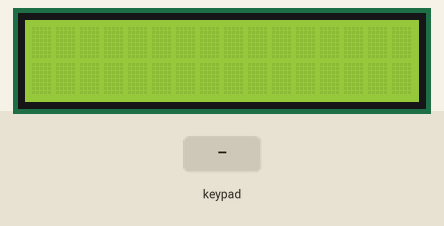
Bench run of a sketch on a simulated Arduino Uno, built with avr-gcc and run on an emulated ATmega328P. Shown: 16×2 character LCD. Inputs (shaded band) come from the test bench.

Above: at 1.2 s.
1.3 s: keypad keys 4 3 2 1 # pressed 0.4 s apart
At 3.6 s:
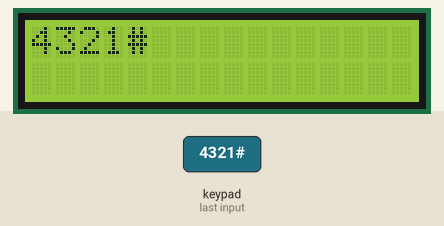
4.8 s: key '*' pressed
At 5.1 s:
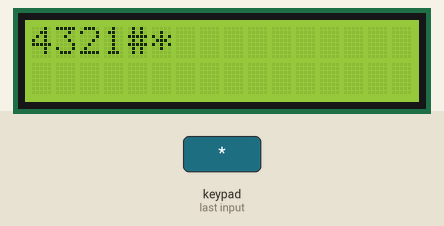
6.3 s: key '#' pressed
At 7.5 s:
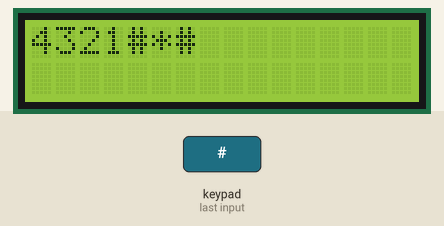
7.8 s: keypad keys 4 3 2 1 * pressed 0.4 s apart
At 9.9 s:
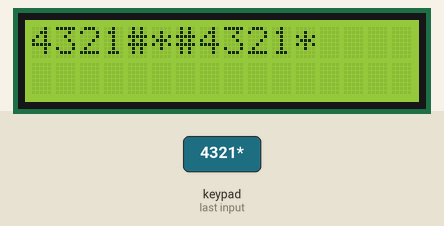
11.3 s: keypad keys 7 6 5 # pressed 0.4 s apart
At 13.5 s:
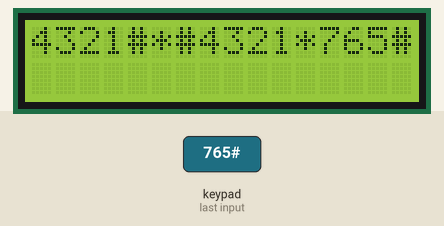
Timing chart, 0 to 15.0 s (numbered marks = the images above; inputs shaded):
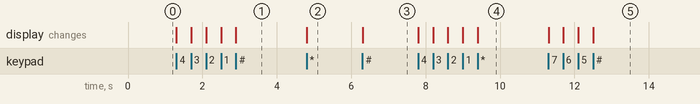

The sketch:

Reading_Keypad.ino
```cpp
//Proyek #7: Reading Keypad
#include <Keypad.h>
#include <LiquidCrystal.h>
LiquidCrystal lcd(13,12,11,10,9,8);
const byte JmlBaris = 4; // 4 baris
const byte JmlKolom = 3; //3 kolom
char keys[JmlBaris][JmlKolom] = {
  {'1','2','3'},
  {'4','5','6'},
  {'7','8','9'},
  {'*','0','#'}
};
//hubungkan pin baris keypad dengan pin arduino
  byte PinBaris[JmlBaris] = {4,3,2,1};
// hubungkan pin kolom keypad dengan pin arduino
byte PinKolom[JmlKolom] = {7, 6, 5};
int count=0;
Keypad keypad = Keypad(makeKeymap(keys), PinBaris, PinKolom, JmlBaris, JmlKolom );
void setup(){
  lcd.begin(16,2);
}

void loop()
{

  char key = keypad.getKey();//cek jika tombol ditekan
  if (key != NO_KEY)
  {
    lcd.print(key); //cetak ke LCD
    count++; //pindahkan karakter kebaris lcd berikutnya setelah penekanan tombol
  }
}
```

Measured:
- after the input at 1.3 s, the display: first changes at once (image 1 shows a later state)
- after the input at 4.8 s, the display: changes at once (image 2)
- after the input at 6.3 s, the display: changes at once (image 3)
- after the input at 7.8 s, the display: first changes at once (image 4 shows a later state)
- after the input at 11.3 s, the display: first changes at once (image 5 shows a later state)
